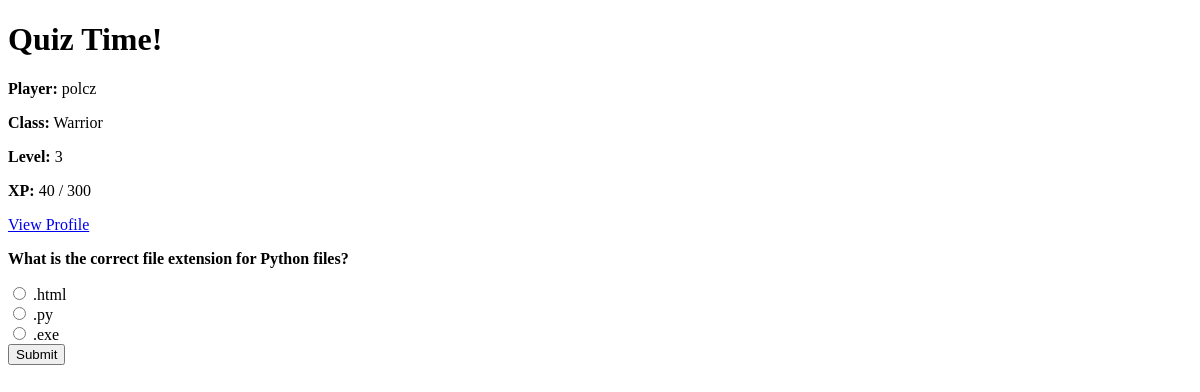
Page /quiz/ (signed in) on the earlier database version.
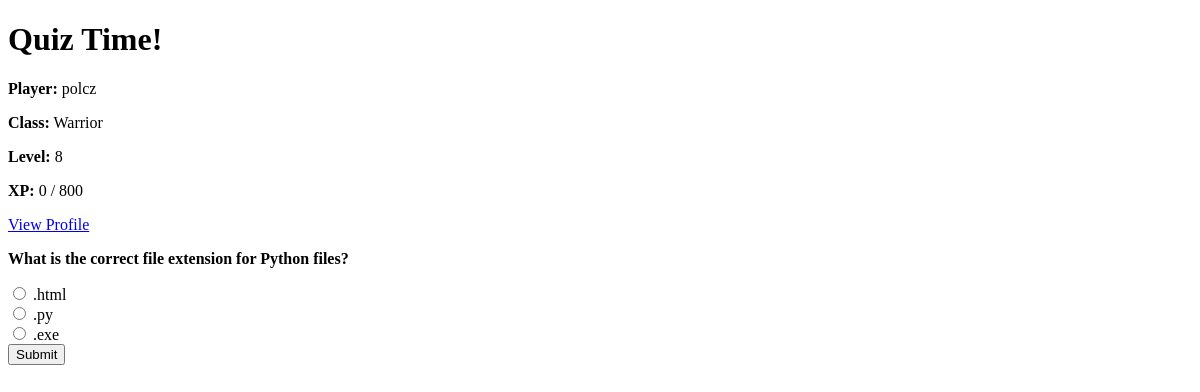
Same page on the later database version.
### game/models.py (models this page shows, shortened)
class Character(models.Model):
    CLASS_CHOICES = [
        ("warrior", "Warrior"),
        ("mage", "Mage"),
        ("rogue", "Rogue"),
    ]
    user = models.OneToOneField(User, on_delete=models.CASCADE)
    name = models.CharField(max_length=100)
    character_class = models.CharField(
        max_length=20, choices=CLASS_CHOICES, default="warrior")
    level = models.IntegerField(default=1)
    experience = models.IntegerField(default=0)
    items = models.ManyToManyField("Item", related_name="characters", blank=True)
    strength = models.IntegerField(default=5)
    intelligence = models.IntegerField(default=5)
    agility = models.IntegerField(default=5)
    luck = models.IntegerField(default=5)
    stat_points = models.IntegerField(default=0)
    class XpReward(TypedDict):
        total: int
        base: int
        strength_bonus: int
        intelligence_bonus: int
        double: bool

### game/views.py (the view, shortened to what this page needs)
# urls.py: path("quiz/", views.quiz_view, name="quiz"),
@login_required
def quiz_view(request):
    character, created = Character.objects.get_or_create(
        user=request.user,
        defaults={"name": request.user.username},
    )
    if not character.character_class:
        return redirect("choose_class")
    feedback = request.session.pop("feedback", None)
    question = random.choice(Question.objects.all())
    return render(
        request,
        "game/quiz.html",
        {"question": question, "character": character, "feedback": feedback},
    )

### game/templates/game/quiz.html (shortened to what this page needs)
<!DOCTYPE html>
<html>
<head>
</head>
<body>
    <h1>Quiz Time!</h1>
    <p><strong>Player:</strong> {{ character.name }}</p>
    <p><strong>Class:</strong> {{ character.get_character_class_display }}</p>
    <p><strong>Level:</strong> {{ character.level }}</p>
    <p><strong>XP:</strong> {{ character.experience }} / {{ character.level|add:"0" }}00</p>
    <p><a href="{% url 'profile' %}">View Profile</a></p>
    <p><strong>{{ question.text }}</strong></p>
    <form method="post">
        {% for answer in question.answers.all %}
            <label>
                <input type="radio" name="answer" value="{{ answer.id }}">
                {{ answer.text }}
            </label><br>
        {% endfor %}
        <button type="submit">Submit</button>
    </form>
</body>
</html>

Differences in the rows shown:
changed Character "polcz": level "3" → "8"; experience "40" → "0"; level|add "3" → "8"
